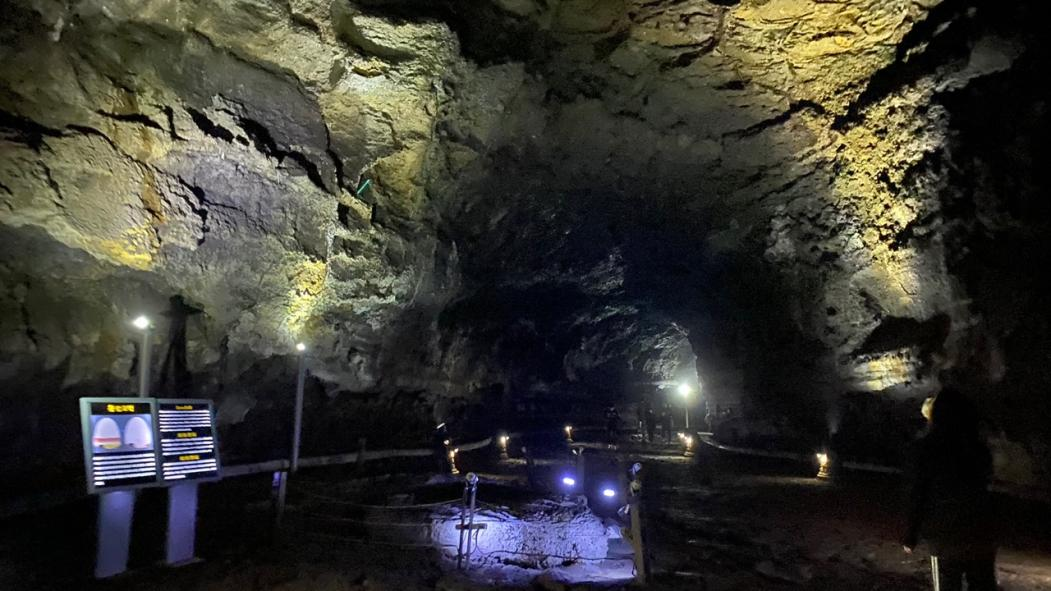
#> input picture ch_4/manjang.jpg, 1051 x 591 px
$ jupyter execute --allow-errors '0502_스트레칭, 평활화, 크로마키, avi 좌우반전, 엣지.ipynb'
#> lines starting #> are read from the running program, lines starting #| are printed output that depends on the picture; after the words box and inside, x2 and y2 are one past the last pixel; in counts of white or black regions, pixels touching at a corner belong together
[cell 1]
import cv2, sys
import numpy as np

import matplotlib.pyplot as plt

[cell 2]
src = cv2.imread('../ch_4/puppy_shrink.png', 0)

cv2.imshow('src', src)

src_hist = cv2.calcHist([src], [0], None, [256], [0, 256])
#> src_hist = 256 values from 0 to 0

plt.plot(src_hist)
plt.show()
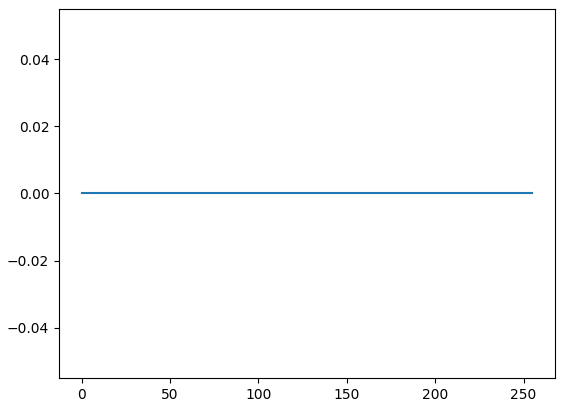
#> figure drawn by matplotlib, 1 panel

cv2.waitKey()
cv2.destroyAllWindows()

[cell 3]
src = cv2.imread('../ch_4/puppy_shrink.png', 0)

cv2.imshow('src', src)

src_hist = cv2.calcHist([src], [0], None, [128], [0, 256])
#> src_hist = 128 values from 0 to 0

plt.plot(src_hist)
plt.show()

cv2.waitKey()
cv2.destroyAllWindows()

[cell 4]
# 히스토그램 스트레칭

src = cv2.imread('../ch_4/puppy_shrink.png', 0)
smin, smax, _, _ = cv2.minMaxLoc(src)
#> smin = 0; smax = 0
print(smin, smax)
#| 0.0 0.0

#> (the rest of this cell did not finish here and is left out)

[cell 5]
## 평탄화

src = cv2.imread('../ch_4/puppy_shrink.png', 0)

dst_equal = cv2.equalizeHist(src)

cv2.imshow('src', src)
cv2.imshow('dst_equal', dst_equal)

# dst_norm = cv2.calcHist([src], [0], None, [256], [0, 256])

# plt.plot(src_hist)
# plt.show()

cv2.waitKey()
cv2.destroyAllWindows()

[cell 6]
src = cv2.imread('../ch_4/manjang.jpg', 0)
#> src: shape (591, 1051); min 0, max 255, mean 53.5

dst_norm_cv = cv2.normalize(src, None, 0, 255, cv2.NORM_MINMAX, -1)                 # 스트레칭 다른 방법
dst_equal = cv2.equalizeHist(src)
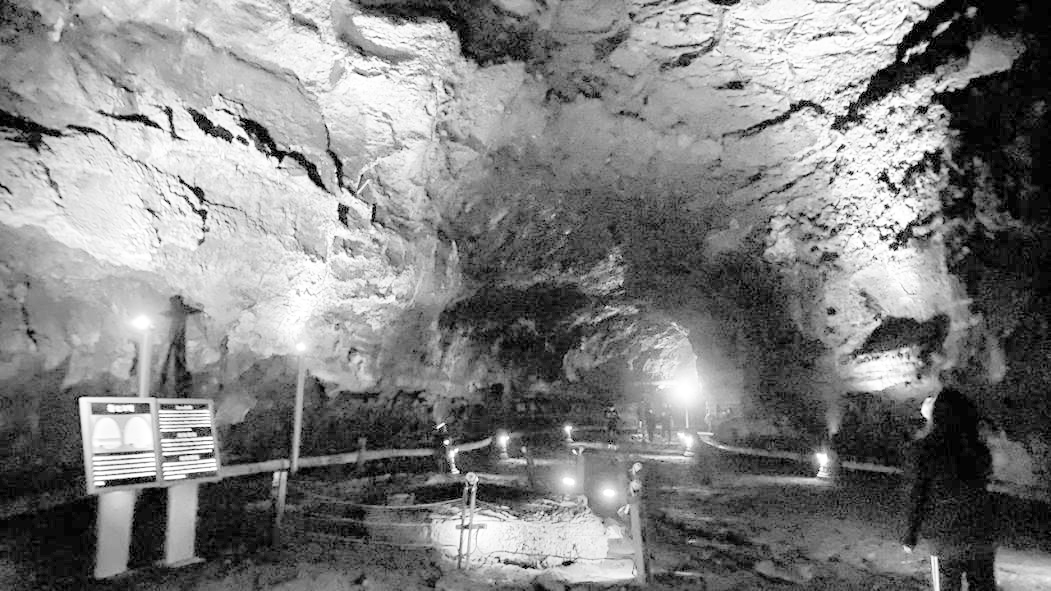
#> dst_equal: shape (591, 1051); min 0, max 255, mean 127.9

src_hist = cv2.calcHist([src], [0], None, [256], [0, 256])
#> src_hist = 256 values, max 15646 at index 2, min 36 at index 254, mean 2426.3

cv2.imshow('src', src)
cv2.imshow('dst_norm_cv', dst_norm_cv)
cv2.imshow('dst_equal', dst_equal)

plt.plot(src_hist)
plt.show()
#> figure, not shown here; curve peaks at x = 2, y = 15646

cv2.waitKey()
cv2.destroyAllWindows()

[cell 7]
src = cv2.imread('../Ch_3_Basic_img_proc/fig/flowers.jpg', 0)

src_sh =  cv2.normalize(src, None, 100, 128, cv2.NORM_MINMAX, -1)           # 대역폭 줄이기
#> (the rest of this cell did not finish here and is left out)

[cell 8]
img = cv2.imread('../ch_4/spring_in_park.jpg', cv2.IMREAD_REDUCED_COLOR_2)
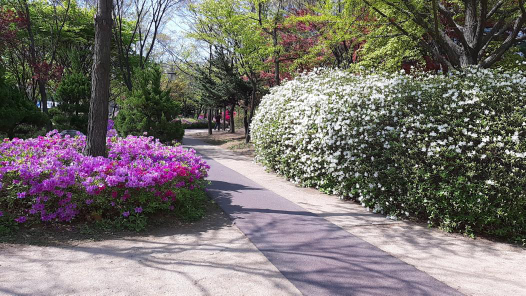
#> input picture ch_4/spring_in_park.jpg, 526 x 296 px
#> img is the input picture: shape (296, 526, 3); mean B, G, R 108.5, 112.6, 117.7

img_hsv = cv2.cvtColor(img, cv2.COLOR_BGR2HSV)
#> img_hsv: shape (296, 526, 3); mean H, S, V 71.1, 56.9, 123.2

h, s, v = cv2.split(img_hsv)
v_ = cv2.normalize(v, None, 100, 128, cv2.NORM_MINMAX, -1)
img_hsv_ = cv2.merge([h, s, v_])
#> img_hsv_: shape (296, 526, 3); mean H, S, V 71.1, 56.9, 113.4

# [4 lines of commented-out code are left out]

img_hsv_1 = cv2.cvtColor(img_hsv_, cv2.COLOR_HSV2BGR)
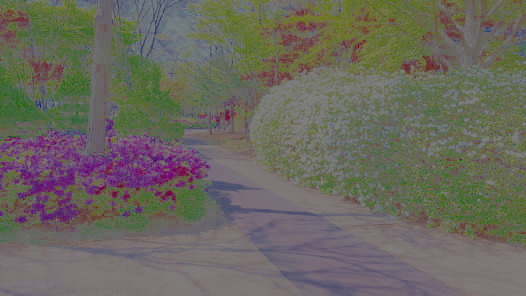
#> img_hsv_1: shape (296, 526, 3); mean B, G, R 94.5, 104, 106.3

v_norm = cv2.normalize(v_, None, 0, 255, cv2.NORM_MINMAX, -1)
img_norm = cv2.merge([h, s, v_norm])
#> img_norm: shape (296, 526, 3); mean H, S, V 71.1, 56.9, 121.6
img_norm_ = cv2.cvtColor(img_norm, cv2.COLOR_HSV2BGR)

v_equal = cv2.equalizeHist(v_)
img_equal = cv2.merge([h, s, v_equal])
#> img_equal: shape (296, 526, 3); mean H, S, V 71.1, 56.9, 132.7
img_equal_ = cv2.cvtColor(img_equal, cv2.COLOR_HSV2BGR)

cv2.imshow('img', img)
cv2.imshow('img_hsv', img_hsv_1)
cv2.imshow('img_norm', img_norm_)
cv2.imshow('img_equal', img_equal_)

hist_v = cv2.calcHist([img_hsv_], [2], None, [256], [0, 256])
#> hist_v = 256 values, max 10555 at index 104, min 0 at index 0, mean 608.2
hist_v_ = cv2.calcHist([img_norm], [2], None, [256], [0, 256])
#> hist_v_ = 256 values, max 10555 at index 36, min 0 at index 1, mean 608.2

fig, axes = plt.subplots(1, 2, figsize = (12, 6))
axes[0].plot(hist_v), axes[0].set_title('value')
axes[1].plot(hist_v_), axes[1].set_title('value_')
plt.show()
#> figure, not shown here; panel 1: curve peaks at x = 104, y = 10555; panel 2: curve peaks at x = 36, y = 10555


cv2.waitKey()
cv2.destroyAllWindows()

[cell 9]
img = cv2.imread('../ch_4/manjang.jpg', cv2.IMREAD_REDUCED_COLOR_2)

img_hsv = cv2.cvtColor(img, cv2.COLOR_BGR2HSV)
#> img_hsv: shape (296, 526, 3); mean H, S, V 54.5, 73.1, 59.7

h, s, v = cv2.split(img_hsv)
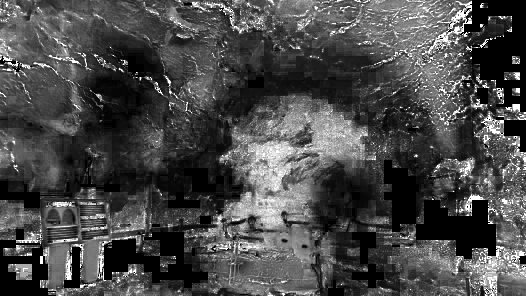
#> s: shape (296, 526); min 0, max 255, mean 73.1

norm = cv2.normalize(v, None, 0, 255, cv2.NORM_MINMAX, -1)
equal = cv2.equalizeHist(v)

img_Gaussian = cv2.GaussianBlur(equal, (0, 0), 2)

img_norm = cv2.merge((h, s, norm))
img_equal = cv2.merge((h, s, equal))
#> img_equal: shape (296, 526, 3); mean H, S, V 54.5, 73.1, 128.3
img_Gaussian = cv2.merge((h, s, img_Gaussian))
#> img_Gaussian: shape (296, 526, 3); mean H, S, V 54.5, 73.1, 128.3

img_norm = cv2.cvtColor(img_norm, cv2.COLOR_HSV2BGR)
img_equal = cv2.cvtColor(img_equal, cv2.COLOR_HSV2BGR)
img_Gaussian = cv2.cvtColor(img_Gaussian, cv2.COLOR_HSV2BGR)
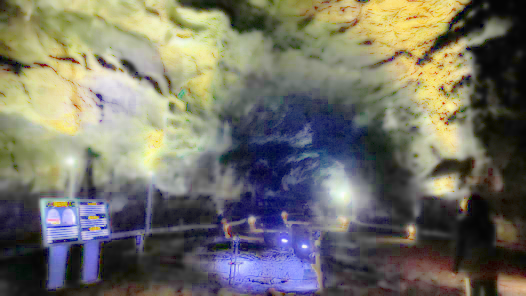
#> img_Gaussian: shape (296, 526, 3); mean B, G, R 102.9, 113.6, 115.1

cv2.imshow('img', img)
cv2.imshow('img_norm', img_norm)
cv2.imshow('img_equal', img_equal)
cv2.imshow('img_Gaussian', img_Gaussian)

cv2.waitKey()
cv2.destroyAllWindows()

[cell 10]
cap = cv2.VideoCapture(0)

cv2.namedWindow('img', cv2.WINDOW_AUTOSIZE)

while True:
    ret, frame = cap.read()
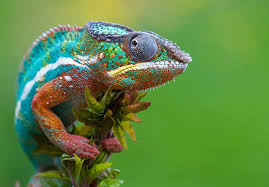
#> input picture Ch_5_filtering/images.jpg, 269 x 187 px, given in place of the camera
#> frame is the input picture: shape (187, 269, 3); mean B, G, R 68.1, 135.3, 95.7

#     frame_flip = cv2.flip(frame, 1)

    cv2.imshow('img', frame)

    key = cv2.waitKey(30)
#> (key Esc is pressed here)

    if key == ord('i'):
        while True:
            ret, frame = cap.read()
            edge = cv2.Canny(frame, 50, 150)
            cv2.imshow('img', edge)
            if cv2.waitKey(30) == ord('i'):
                break

    elif key == ord('f'):
        while True:
            ret, frame = cap.read()
            flip = cv2.flip(frame, 1)
            cv2.imshow('img', flip)
            if cv2.waitKey(30) == ord('f'):
                break


    if key == 27:
        break

cap.release()
cv2.destroyAllWindows()

[cell 11]
## 동영상 편집은 이런 방식으로 하는 것이 좋다.

cap = cv2.VideoCapture(0)

if not cap.isOpened():
    print('cam open failed')
    sys.exit()

f_flag = False
i_flag = False

while True:
    ret, frame = cap.read()
    if ret is None:
        print('Video read failed')
        break

    if f_flag:
        frame = cv2.flip(frame, 1)
    if i_flag:
        frame = cv2.Canny(frame, 50, 150)

    cv2.imshow('image', frame)

    kw = cv2.waitKey(20)
#> (key Esc is pressed here)
    if kw==27:
        break
    elif kw==ord('f'):
        f_flag = not f_flag
    elif kw==ord('i'):
        i_flag = not i_flag


cap.release()
cv2.destroyAllWindows()

[cell 12]
cap1 = cv2.VideoCapture(0)

if not cap1.isOpened():
    print('cam read failed')
    sys.exit()


while True:

    ret, frame = cap1.read()

    cv2.imshow('img', frame)

    if not ret:
        print('video read failed')
        break

    keys = cv2.waitKey(30)
#> (key Esc is pressed here)

    if keys == ord('i'):
        edge = cv2.Canny(frame, 50, 150)
        cv2.imshow('img', edge)


    if keys == 27:
        break


cap1.release()
cv2.destroyAllWindows()

[cell 13]
src = cv2.imread('../ch_4/palette.png')
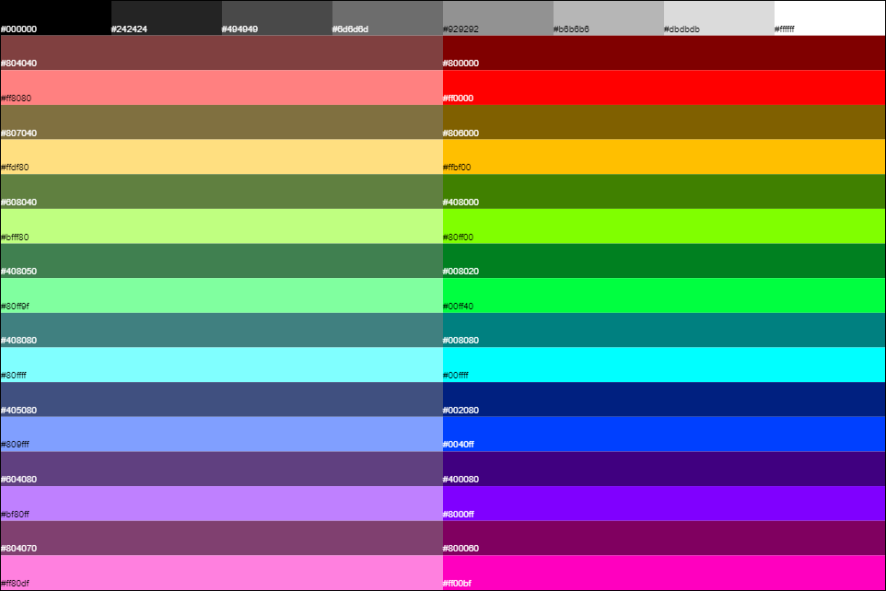
#> input picture ch_4/palette.png, 886 x 591 px
#> src is the input picture: shape (591, 886, 3); mean B, G, R 120.7, 120.8, 120.8
src_dark = cv2.imread('../ch_4/palette_dark.png')

dst_bgr = cv2.inRange(src, (0, 150, 0), (100, 255, 100))           # 특정 색 뽑아내기
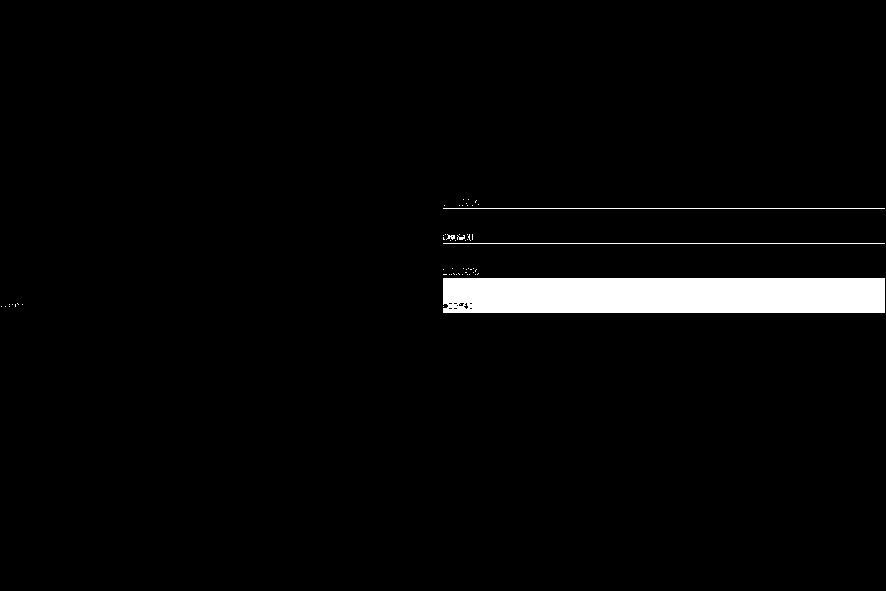
#> dst_bgr: shape (591, 886); 3.1% white; 56 white regions (51 under 20 px), largest, box (x1, y1, x2, y2) and area: (443, 278, 885, 313) 15413, (443, 208, 885, 209) 442, (443, 243, 885, 244) 442, (446, 234, 455, 240) 28, (457, 235, 465, 240) 24
#> (the rest of this cell did not finish here and is left out)

[cell 14]
src = cv2.imread('../ch_4/palette.png')
src_dark = cv2.imread('../ch_4/palette_dark.png')

if src is None:
    print('imaeg load failed')
    sys.exit()

src_hsv = cv2.cvtColor(src, cv2.COLOR_BGR2HSV)
#> src_hsv: shape (591, 886, 3); mean H, S, V 74.2, 177.6, 187.2
#> (the rest of this cell did not finish here and is left out)

[cell 15]
## 트랙바를 이용하여 특정 색 찾아내기

def call_track(pos):
    hmin = cv2.getTrackbarPos('H_min', 'src')
    hmax = cv2.getTrackbarPos('H_max', 'src')

    dst = cv2.inRange(src_hsv, (hmin, 150, 150), (hmax, 255, 255))
    cv2.imshow('src', dst)

src = cv2.imread('../ch_4/palette_dark.png')
#> (the rest of this cell did not finish here and is left out)

[cell 16]
def call_track_1(pos):
    hmin = cv2.getTrackbarPos('H_min', 'src')
    hmax = cv2.getTrackbarPos('H_max', 'src')     # 50과 80

    dst = cv2.inRange(src_hsv, (hmin, 100, 100), (hmax, 255, 255))
    cv2.imshow('src', dst)

src = cv2.imread('../ch_4/green/chromakey.png')
#> (the rest of this cell did not finish here and is left out)

[cell 17]
dst_hsv = cv2.inRange(src_hsv, (50, 100, 100), (80, 255, 255))
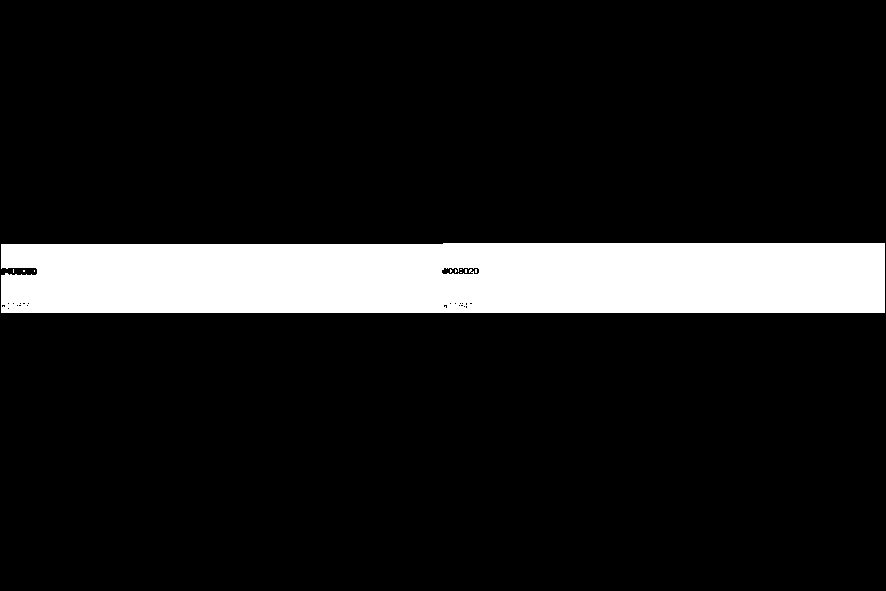
#> dst_hsv: shape (591, 886); 11.7% white; 10 white regions (9 under 20 px), largest, box (x1, y1, x2, y2) and area: (1, 243, 885, 313) 60985
_, mask = cv2.threshold(dst_hsv, 240, 255, cv2.THRESH_BINARY_INV)

back = cv2.imread('../ch_4/green/autumn.jpg')

# print(mask.shape)
# print(back.shape)

#> (the rest of this cell did not finish here and is left out)
